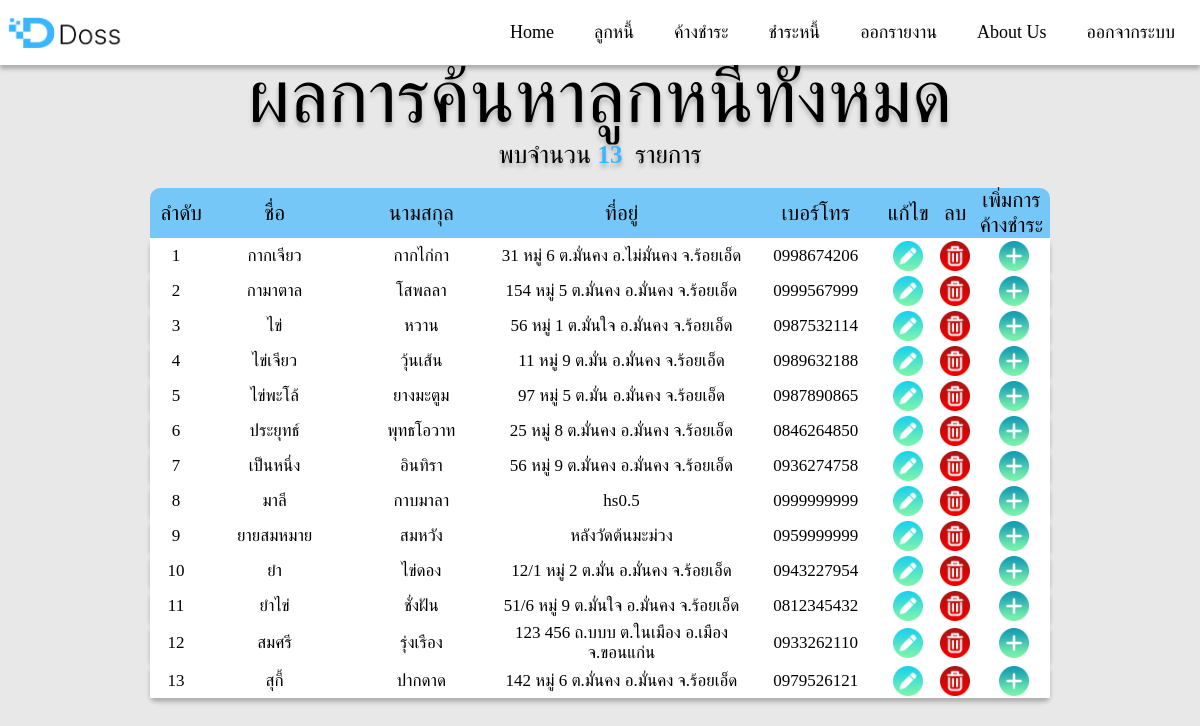
Screenshot of /doss/edit_menu_alldebtor.php (signed in) with the database file from the repository.
### tables this page shows
CREATE TABLE `debtor` (
  `debtorID` int(3) NOT NULL COMMENT 'รหัสลูกหนี้',
  `FirstName` varchar(100) NOT NULL COMMENT 'ชื่อ',
  `LastName` varchar(100) NOT NULL COMMENT 'นามสกุล',
  `Addr` text NOT NULL COMMENT 'ที่อยู่',
  `tell` varchar(10) NOT NULL COMMENT 'เบอร์โทร'
);

### doss/edit_menu_alldebtor.php (the view, shortened to what this page needs)
<?php require_once('Connections/doss.php'); ?>
<?php
if (!function_exists("GetSQLValueString")) {
function GetSQLValueString($theValue, $theType, $theDefinedValue = "", $theNotDefinedValue = "")
{
  $theValue = function_exists("mysql_real_escape_string") ? mysql_real_escape_string($theValue) : mysql_escape_string($theValue);
  switch ($theType) {
    case "text":
      $theValue = ($theValue != "") ? "'" . $theValue . "'" : "NULL";
      break;
  }
  return $theValue;
}
}
$maxRows_Rec_debtor = 10;
$pageNum_Rec_debtor = 0;
$startRow_Rec_debtor = $pageNum_Rec_debtor * $maxRows_Rec_debtor;
if (isset($_POST['textsearch'])) {
  $colname_Rec_debtor = $_POST['textsearch'];
}else{
  $colname_Rec_debtor = "";
}
$query_Rec_debtor = sprintf("SELECT debtorID, FirstName, LastName, Addr, tell FROM debtor WHERE (FirstName LIKE %s) OR (LastName LIKE %s) ORDER BY FirstName ASC", GetSQLValueString("%" . $colname_Rec_debtor . "%", "text"),GetSQLValueString("%" . $colname_Rec_debtor . "%", "text"));
$Rec_debtor = mysql_query($query_Rec_debtor, $doss) or die(mysql_error());
$row_Rec_debtor = mysql_fetch_assoc($Rec_debtor);
if (isset($_GET['totalRows_Rec_debtor'])) {
  $totalRows_Rec_debtor = $_GET['totalRows_Rec_debtor'];
} else {
  $all_Rec_debtor = mysql_query($query_Rec_debtor);
  $totalRows_Rec_debtor = mysql_num_rows($all_Rec_debtor);
}
$logoutAction = $_SERVER['PHP_SELF']."?doLogout=true";
?>
<!DOCTYPE html PUBLIC "-//W3C//DTD XHTML 1.0 Transitional//EN" "http://www.w3.org/TR/xhtml1/DTD/xhtml1-transitional.dtd">
<html xmlns="http://www.w3.org/1999/xhtml">
<head>
<link href="css/navisbar.css" rel="stylesheet" type="text/css" />
<link href="css/edit_menu_design.css" rel="stylesheet" type="text/css" />
</head>
<body>
<nav>
  <div class="wrapper">
    <div class="logo"><a href="home.php"><img src="img/logo.png" style="width: 120px; height: 33px; align-items: center;"></a></div>
    <ul class="nav-links">
      <li><a href="home.php">Home</a></li>
      <li>
        <a class="desktop-item">ลูกหนี้</a>
      </li>
      <li>
        <a class="desktop-item">ค้างชำระ</a>
      </li>
      <li>
        <a class="desktop-item">ชำระหนี้</a>
      </li>
      <li>
        <a class="desktop-item">ออกรายงาน</a>
      </li>
      <li><a href="about_us.php">About Us</a></li>
      <li><a href="<?php echo $logoutAction ?>">ออกจากระบบ</a></li>
    </ul>
  </div>
</nav>
<p>&nbsp;</p>
<p>&nbsp;</p>
<p>&nbsp;</p>
<center>
<h1>ผลการค้นหาลูกหนี้ทั้งหมด</h1>
<font class="text">พบจำนวน&nbsp;<b><?php echo $totalRows_Rec_debtor ?> &nbsp;</b>รายการ</font>
<p>&nbsp;</p>
<table class="table_detail">
        <tr class="tr_head">
          <td width="50" align="center">&nbsp;&nbsp;ลำดับ</td>
          <td width="170" align="center">ชื่อ</td>
          <td width="170" align="center">นามสกุล</td>
          <td width="300" align="center">ที่อยู่</td>
          <td width="150" align="center">เบอร์โทร</td>
          <td width="50" align="center">แก้ไข</td>
          <td width="50" align="center">ลบ</td>
          <td width="80" align="center">เพิ่มการ&nbsp;<br>ค้างชำระ&nbsp;</td>
        </tr>
        <?php do { ?>
          <tr class="tr_center">
            <td height="35"><?php echo ($startRow_Rec_debtor + 1) ?></td>
            <td><?php echo $row_Rec_debtor['FirstName']; ?></td>
            <td><?php echo $row_Rec_debtor['LastName']; ?></td>
            <td><?php echo $row_Rec_debtor['Addr']; ?></td>
            <td><?php echo $row_Rec_debtor['tell']; ?></td>
            <td align="center"><a href="edit_debtor.php?did=<?php echo $row_Rec_debtor['debtorID']; ?>"><img src="img/pen.png"></a></td>
            <td align="center"><a onclick="return confirm('ต้องการลบ <?php echo $row_Rec_debtor['debtorID'] .' - '. $row_Rec_debtor['FirstName']; ?> ใช่หรือไม่')" href="delete_debtor.php?did=<?php echo $row_Rec_debtor['debtorID']; ?>"><img src="img/bin.png"></a></td>
            <td align="center"><a href="add_receipt-auto.php?did=<?php echo $row_Rec_debtor['debtorID']; ?>"><img src="img/add_icon.png"></a></td>
          </tr>
          <?php $startRow_Rec_debtor++; } while ($row_Rec_debtor = mysql_fetch_assoc($Rec_debtor)); ?>
    </table></td>
</center>
</body>
</html>

### doss/css/navisbar.css (style rules this page uses)
* { margin: 0; padding: 0; box-sizing: border-box; font-family: 'LINE Seed Sans TH'; }
nav { position: fixed; z-index: 99; width: 100%; height: 65px; background: #FFF; box-shadow: 0px 4px 4px 0px rgba(0, 0, 0, 0.25); margin: 0; padding: 0; box-sizing: border-box; font-family: 'LINE Seed Sans TH'; }
nav .wrapper { position: relative; max-width: 1350px; padding: 0px 5px; height: 65px; line-height: 70px; margin: auto; display: flex; align-items: center; justify-content: space-between; }
.wrapper .logo a { color: #f2f2f2; font-size: 60px; font-weight: 600; text-decoration: none; }
.wrapper .nav-links { display: inline-flex; }
.nav-links li { list-style: none; }
.nav-links li a { color: #000000; text-decoration: none; font-size: 18px; font-weight: 500; padding: 21px 20px; border-radius: 3px; transition: all 0.2s ease; }

### doss/css/edit_menu_design.css (style rules this page uses)
body { font-family: 'LINE Seed Sans TH'; margin: 0 auto; background: #E8E8E8; }
table { width: 70%; height: 100px; text-align: center; flex-shrink: 0; border-radius: 10px; background: rgba(56, 182, 255, 0.65); }
b { color:#38B6FF; }
h1 { color: #000; text-shadow: 0px 4px 4px rgba(0, 0, 0, 0.25); font-size: 75px; font-family: 'LINE Seed Sans TH'; font-weight: 310; line-height: normal; text-align: center; }
.text { color: #000; text-shadow: 0px 4px 4px rgba(0, 0, 0, 0.25); font-size: 25px; font-family: 'LINE Seed Sans TH'; font-weight: 310; line-height: normal; text-align: center; }
.table_detail { width: 75%; height: 100px; text-align:left; border-radius: 10px; border-collapse: collapse; }
.tr_head { color: #000000; text-align: center; border-radius: 10px; height: 50px; font-size: 21px; border-collapse: collapse; border-color: rgb(23, 23, 23); }
.tr_center { color: #000000; text-align: center; border-radius: 10px; font-size: 17px; border-radius: 6px; background: #ffffff; box-shadow: 0px 4px 4px 0px rgba(0, 0, 0, 0.25); }
img { width: 30px; height: 30px; }

### rows the page displays
debtor: FirstName "กากเจียว", LastName "กากไก่กา", Addr "31 หมู่ 6 ต.มั่นคง อ.ไม่มั่นคง จ.ร้อยเอ็ด", tell "0998674206"
debtor: FirstName "กามาตาล", LastName "โสพลลา", Addr "154 หมู่ 5 ต.มั่นคง อ.มั่นคง จ.ร้อยเอ็ด", tell "0999567999"
debtor: FirstName "ไข่", LastName "หวาน", Addr "56 หมู่ 1 ต.มั่นใจ อ.มั่นคง จ.ร้อยเอ็ด", tell "0987532114"
debtor: FirstName "ไข่เจียว", LastName "วุ้นเส้น", Addr "11 หมู่ 9 ต.มั่น อ.มั่นคง จ.ร้อยเอ็ด", tell "0989632188"
debtor: FirstName "ไข่พะโล้", LastName "ยางมะตูม", Addr "97 หมู่ 5 ต.มั่น อ.มั่นคง จ.ร้อยเอ็ด", tell "0987890865"
debtor: FirstName "ประยุทธ์", LastName "พุทธโอวาท", Addr "25 หมู่ 8 ต.มั่นคง อ.มั่นคง จ.ร้อยเอ็ด", tell "0846264850"
debtor: FirstName "เป็นหนึ่ง", LastName "อินทิรา", Addr "56 หมู่ 9 ต.มั่นคง อ.มั่นคง จ.ร้อยเอ็ด", tell "0936274758"
debtor: FirstName "มาลี", LastName "กาบมาลา", Addr "hs0.5", tell "0999999999"
debtor: FirstName "ยายสมหมาย", LastName "สมหวัง", Addr "หลังวัดต้นมะม่วง", tell "0959999999"
debtor: FirstName "ยำ", LastName "ไข่ดอง", Addr "12/1 หมู่ 2 ต.มั่น อ.มั่นคง จ.ร้อยเอ็ด", tell "0943227954"
debtor: FirstName "ยำไข่", LastName "ชั่งฝัน", Addr "51/6 หมู่ 9 ต.มั่นใจ อ.มั่นคง จ.ร้อยเอ็ด", tell "0812345432"
debtor: FirstName "สมศรี", LastName "รุ่งเรือง", Addr "123 456 ถ.บบบ ต.ในเมือง อ.เมือง จ.ขอนแก่น", tell "0933262110"
debtor: FirstName "สุกี้", LastName "ปากดาด", Addr "142 หมู่ 6 ต.มั่นคง อ.มั่นคง จ.ร้อยเอ็ด", tell "0979526121"

### other values shown
$totalRows_Rec_debtor "13"
